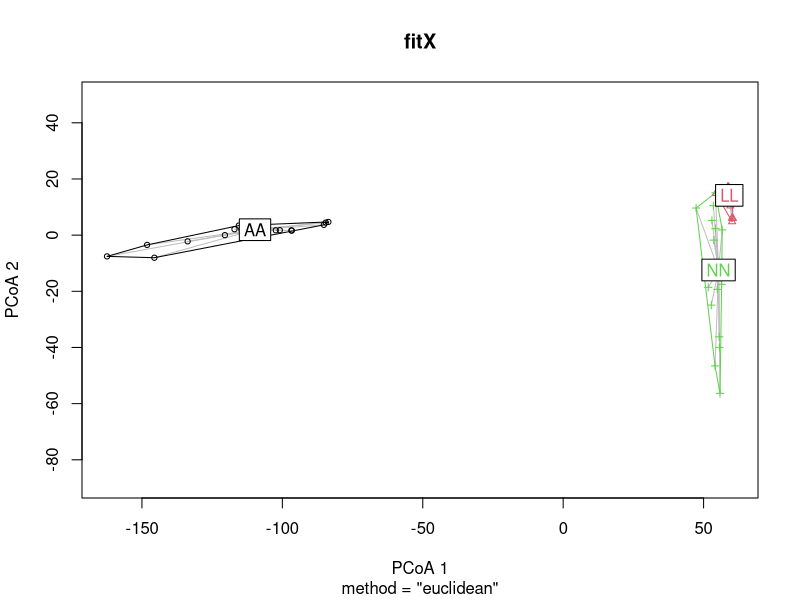
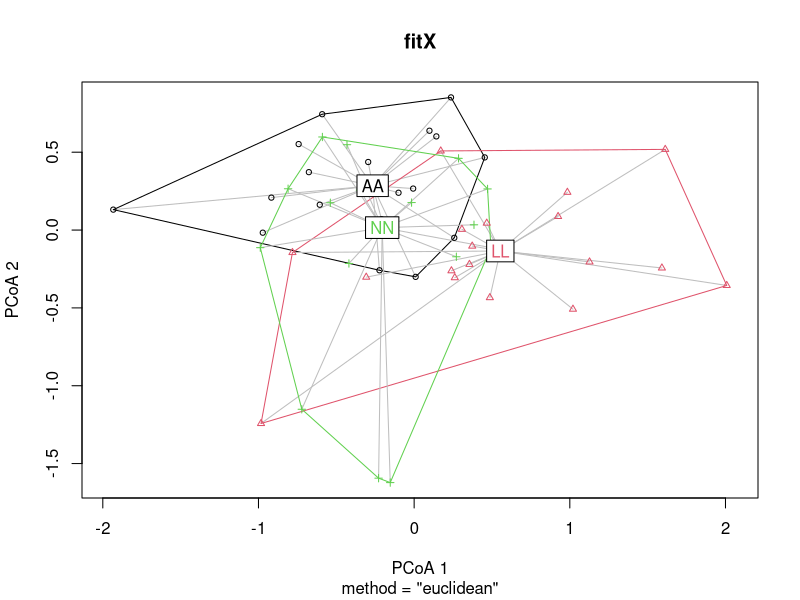
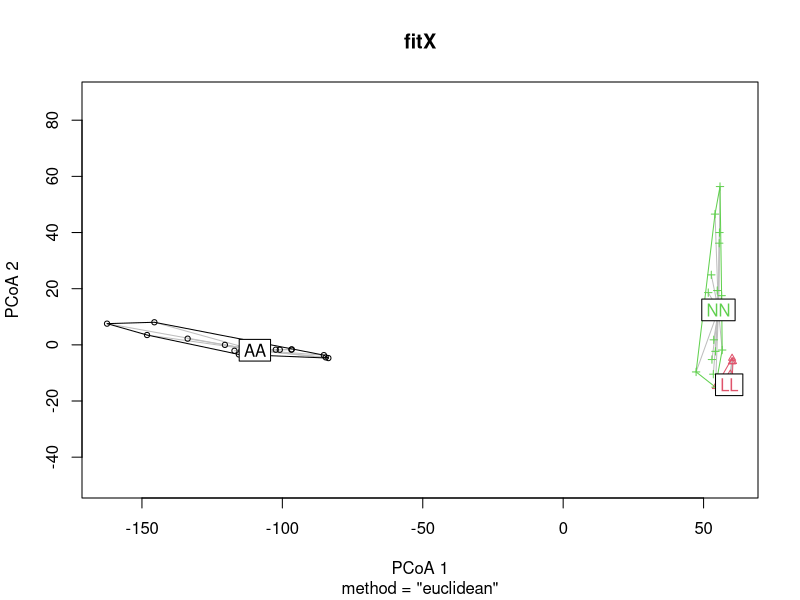

Recreate these plots in R, in order.
# Distance based test

library(vegan)

# load data
Fish = read.csv("Otolith_data_mmol_mol_Ca_and_shape.csv", header =T)

str(Fish)
# Convert fish to integers if needed # not sure if needed
#for(n in names(Fish)[1:38]){
#  Fish[[n]]<-as.integer(Fish[[n]])}


# Separate out the columns into important bits
Location = as.factor(Fish[,2])
Fish_community = dist(Fish[,c(3:14)]) #Select elements only
#Flow = Fish[,3]

fitX <- betadisper(Fish_community, Location)
summary(fitX)
fitX
anova(fitX) ### There are significant differences in variance between these groups for element data
plot(fitX) ## Visualise differences (AA is very different)

### Now do shape data

# Separate out the columns into important bits
Location = as.factor(Fish[,2])
Fish_community = dist(Fish[,c(15:77)]) #Select elements only
#Flow = Fish[,3]

fitX <- betadisper(Fish_community, Location)
summary(fitX)
fitX
anova(fitX) ### NO significant differences in variance between these groups for shape data
plot(fitX) ## Visualise differences (Lots of overlap)


### Now do combined element and shape data

# Separate out the columns into important bits
Location = as.factor(Fish[,2])
Fish_community = dist(Fish[,c(3:77)]) #Select elements only
#Flow = Fish[,3]

fitX <- betadisper(Fish_community, Location)
summary(fitX)
fitX
anova(fitX) ### significant differences in variance between these groups for shape data
plot(fitX) ## Visualise differences (AA is very different), similar to just elements
